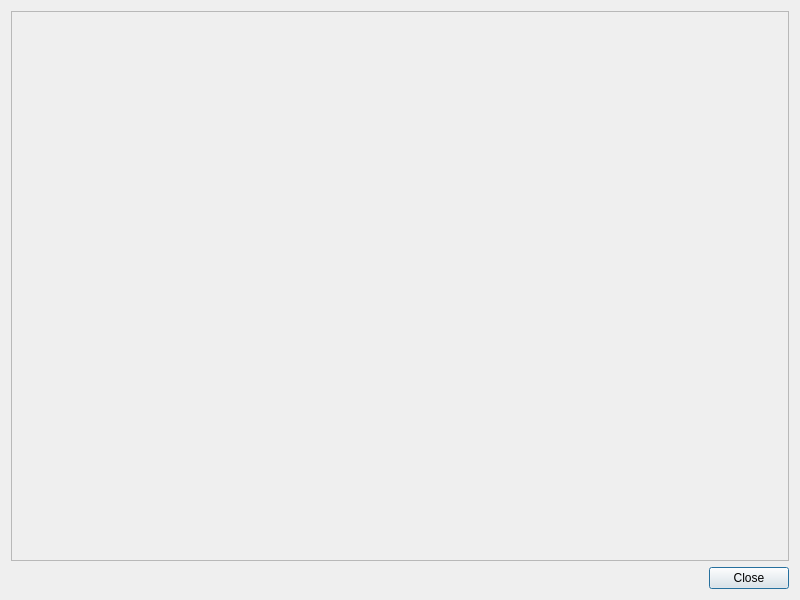
<?xml version="1.0" encoding="UTF-8"?>
<ui version="4.0">
 <class>PhoneticChartDialog</class>
 <widget class="QDialog" name="PhoneticChartDialog">
  <property name="geometry">
   <rect>
    <x>0</x>
    <y>0</y>
    <width>800</width>
    <height>600</height>
   </rect>
  </property>
  <property name="windowTitle">
   <string>Phonetic Chart</string>
  </property>
  <layout class="QVBoxLayout" name="verticalLayout">
   <item>
    <widget class="QScrollArea" name="scrollArea">
     <property name="widgetResizable">
      <bool>true</bool>
     </property>
     <widget class="QWidget" name="scrollAreaWidgetContents"/>
    </widget>
   </item>
   <item>
    <widget class="QDialogButtonBox" name="buttonBox">
     <property name="orientation">
      <enum>Qt::Horizontal</enum>
     </property>
     <property name="standardButtons">
      <set>QDialogButtonBox::Close</set>
     </property>
    </widget>
   </item>
  </layout>
 </widget>
 <resources/>
 <connections>
  <connection>
   <sender>buttonBox</sender>
   <signal>accepted()</signal>
   <receiver>PhoneticChartDialog</receiver>
   <slot>accept()</slot>
  </connection>
  <connection>
   <sender>buttonBox</sender>
   <signal>rejected()</signal>
   <receiver>PhoneticChartDialog</receiver>
   <slot>reject()</slot>
  </connection>
 </connections>
</ui>
